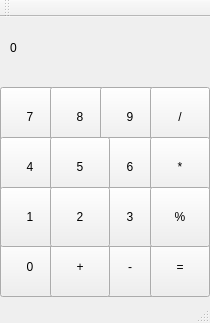
<?xml version="1.0" encoding="UTF-8"?>
<ui version="4.0">
 <class>MainWindow</class>
 <widget class="QMainWindow" name="MainWindow">
  <property name="geometry">
   <rect>
    <x>0</x>
    <y>0</y>
    <width>210</width>
    <height>323</height>
   </rect>
  </property>
  <property name="windowTitle">
   <string>MainWindow</string>
  </property>
  <widget class="QWidget" name="centralWidget">
   <widget class="QLabel" name="label">
    <property name="geometry">
     <rect>
      <x>10</x>
      <y>0</y>
      <width>201</width>
      <height>61</height>
     </rect>
    </property>
    <property name="text">
     <string>0</string>
    </property>
   </widget>
   <widget class="QPushButton" name="pushButton_7">
    <property name="geometry">
     <rect>
      <x>0</x>
      <y>70</y>
      <width>60</width>
      <height>60</height>
     </rect>
    </property>
    <property name="text">
     <string>7</string>
    </property>
   </widget>
   <widget class="QPushButton" name="pushButton_8">
    <property name="geometry">
     <rect>
      <x>50</x>
      <y>70</y>
      <width>60</width>
      <height>60</height>
     </rect>
    </property>
    <property name="text">
     <string>8</string>
    </property>
   </widget>
   <widget class="QPushButton" name="pushButton_9">
    <property name="geometry">
     <rect>
      <x>100</x>
      <y>70</y>
      <width>60</width>
      <height>60</height>
     </rect>
    </property>
    <property name="text">
     <string>9</string>
    </property>
   </widget>
   <widget class="QPushButton" name="pushButton_divide">
    <property name="geometry">
     <rect>
      <x>150</x>
      <y>70</y>
      <width>60</width>
      <height>60</height>
     </rect>
    </property>
    <property name="text">
     <string>/</string>
    </property>
   </widget>
   <widget class="QPushButton" name="pushButton_6">
    <property name="geometry">
     <rect>
      <x>100</x>
      <y>120</y>
      <width>60</width>
      <height>60</height>
     </rect>
    </property>
    <property name="text">
     <string>6</string>
    </property>
   </widget>
   <widget class="QPushButton" name="pushButton_multiply">
    <property name="geometry">
     <rect>
      <x>150</x>
      <y>120</y>
      <width>60</width>
      <height>60</height>
     </rect>
    </property>
    <property name="text">
     <string>*</string>
    </property>
   </widget>
   <widget class="QPushButton" name="pushButton_4">
    <property name="geometry">
     <rect>
      <x>0</x>
      <y>120</y>
      <width>60</width>
      <height>60</height>
     </rect>
    </property>
    <property name="text">
     <string>4</string>
    </property>
   </widget>
   <widget class="QPushButton" name="pushButton_5">
    <property name="geometry">
     <rect>
      <x>50</x>
      <y>120</y>
      <width>60</width>
      <height>60</height>
     </rect>
    </property>
    <property name="text">
     <string>5</string>
    </property>
   </widget>
   <widget class="QPushButton" name="pushButton_minus">
    <property name="geometry">
     <rect>
      <x>100</x>
      <y>220</y>
      <width>60</width>
      <height>60</height>
     </rect>
    </property>
    <property name="text">
     <string>-</string>
    </property>
   </widget>
   <widget class="QPushButton" name="pushButton_equal">
    <property name="geometry">
     <rect>
      <x>150</x>
      <y>220</y>
      <width>60</width>
      <height>60</height>
     </rect>
    </property>
    <property name="text">
     <string>=</string>
    </property>
   </widget>
   <widget class="QPushButton" name="pushButton_0">
    <property name="geometry">
     <rect>
      <x>0</x>
      <y>220</y>
      <width>60</width>
      <height>60</height>
     </rect>
    </property>
    <property name="text">
     <string>0</string>
    </property>
   </widget>
   <widget class="QPushButton" name="pushButton_plus">
    <property name="geometry">
     <rect>
      <x>50</x>
      <y>220</y>
      <width>60</width>
      <height>60</height>
     </rect>
    </property>
    <property name="text">
     <string>+</string>
    </property>
   </widget>
   <widget class="QPushButton" name="pushButton_3">
    <property name="geometry">
     <rect>
      <x>100</x>
      <y>170</y>
      <width>60</width>
      <height>60</height>
     </rect>
    </property>
    <property name="text">
     <string>3</string>
    </property>
   </widget>
   <widget class="QPushButton" name="pushButton_mod">
    <property name="geometry">
     <rect>
      <x>150</x>
      <y>170</y>
      <width>60</width>
      <height>60</height>
     </rect>
    </property>
    <property name="text">
     <string>%</string>
    </property>
   </widget>
   <widget class="QPushButton" name="pushButton_1">
    <property name="geometry">
     <rect>
      <x>0</x>
      <y>170</y>
      <width>60</width>
      <height>60</height>
     </rect>
    </property>
    <property name="text">
     <string>1</string>
    </property>
   </widget>
   <widget class="QPushButton" name="pushButton_2">
    <property name="geometry">
     <rect>
      <x>50</x>
      <y>170</y>
      <width>60</width>
      <height>60</height>
     </rect>
    </property>
    <property name="text">
     <string>2</string>
    </property>
   </widget>
  </widget>
  <widget class="QToolBar" name="mainToolBar">
   <attribute name="toolBarArea">
    <enum>TopToolBarArea</enum>
   </attribute>
   <attribute name="toolBarBreak">
    <bool>false</bool>
   </attribute>
  </widget>
  <widget class="QStatusBar" name="statusBar"/>
 </widget>
 <layoutdefault spacing="6" margin="11"/>
 <resources/>
 <connections/>
</ui>
